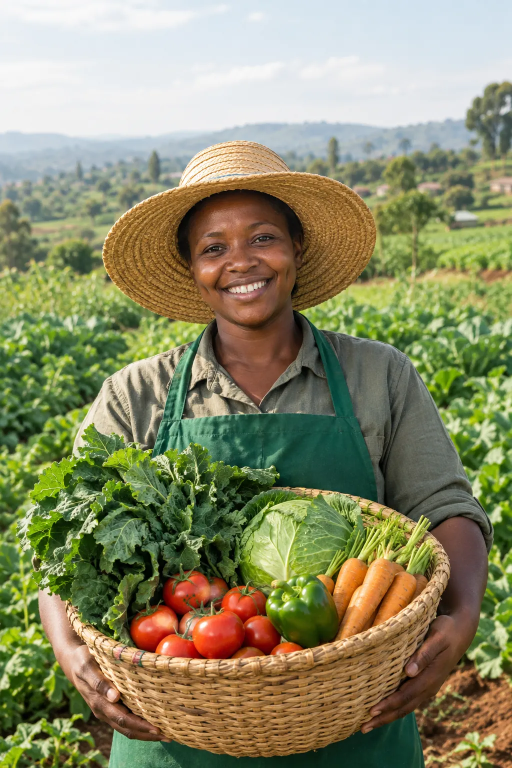
#> input picture apps/app/src/assets/img/photos/hero-welcome.webp, 1024 x 1536 px, given in place of raw-01.png, which was not available (shown at 1/2 size)
$ python slice_assets.py
#> lines starting #> are read from the running program, lines starting #| are printed output that depends on the picture; pictures that were not available may be replaced by others from this repository, and a replacement may not be noted
"""
Slice the ChatGPT sheets in design/generated/ into app assets (apps/app/src/assets/img/).
Re-runnable: python design/slice_assets.py
"""
from collections import deque
from pathlib import Path

import numpy as np
from PIL import Image, ImageFilter

ROOT = Path(__file__).resolve().parent
SRC = ROOT / 'generated'
OUT = ROOT.parent / 'apps' / 'app' / 'src' / 'assets' / 'img'
STORE = ROOT / 'store'
for d in ['categories', 'roles', 'banners', 'produce', 'farmers', 'farms', 'badges', 'patterns', 'photos']:
    (OUT / d).mkdir(parents=True, exist_ok=True)
STORE.mkdir(exist_ok=True)


def load(n):
#> called with n = 1
    return Image.open(SRC / f'raw-{n:02d}.png').convert('RGB')
#> returned value is the input picture: PIL image 1024x1536 RGB; mean R, G, B 139.1, 138.4, 102.8


def save_webp(im, path, size=None, q=82):
    if size:
        im = im.copy()
        im.thumbnail(size, Image.LANCZOS)
    im.save(path, 'WEBP', quality=q, method=6)


# ─── helpers ────────────────────────────────────────────────────


def bands(mask_1d, min_len):
    """Runs of True in a 1D boolean array, as (start, end) with end exclusive."""
    runs, start = [], None
    for i, v in enumerate(mask_1d):
        if v and start is None:
            start = i
        elif not v and start is not None:
            if i - start >= min_len:
                runs.append((start, i))
            start = None
    if start is not None and len(mask_1d) - start >= min_len:
        runs.append((start, len(mask_1d)))
    return runs


def content_bbox(arr, bg, tol=18):
    """Bounding box of pixels that differ from the background colour."""
    diff = np.abs(arr.astype(int) - np.array(bg)[None, None, :]).max(axis=2)
    ys, xs = np.where(diff > tol)
    if len(xs) == 0:
        return None
    return xs.min(), ys.min(), xs.max() + 1, ys.max() + 1


def cut_out(im, bg, tol=22, soft=10):
    """Remove a flat background by flood fill from the edges, with a soft alpha edge."""
    arr = np.asarray(im).astype(int)
    h, w, _ = arr.shape
    dist = np.abs(arr - np.array(bg)[None, None, :]).max(axis=2)
    bgmask = np.zeros((h, w), bool)
    q = deque()
    for x in range(w):
        for y in (0, h - 1):
            if dist[y, x] <= tol and not bgmask[y, x]:
                bgmask[y, x] = True
                q.append((y, x))
    for y in range(h):
        for x in (0, w - 1):
            if dist[y, x] <= tol and not bgmask[y, x]:
                bgmask[y, x] = True
                q.append((y, x))
    while q:
        y, x = q.popleft()
        for ny, nx in ((y + 1, x), (y - 1, x), (y, x + 1), (y, x - 1)):
            if 0 <= ny < h and 0 <= nx < w and not bgmask[ny, nx] and dist[ny, nx] <= tol:
                bgmask[ny, nx] = True
                q.append((ny, nx))
    # Soft shadows: pixels near the background colour but reached by the fill become partly transparent.
    alpha = np.where(bgmask, 0, 255).astype(np.uint8)
    a = Image.fromarray(alpha).filter(ImageFilter.GaussianBlur(1.2))
    # Keep a faint contact shadow: background pixels that are darker than bg get alpha by darkness.
    lum_bg = sum(bg) / 3
    lum = arr.mean(axis=2)
    shadow = np.clip((lum_bg - lum) * 4, 0, 90).astype(np.uint8)
    a = np.maximum(np.asarray(a), np.where(bgmask, shadow, 0).astype(np.uint8))
    rgba = np.dstack([np.asarray(im), a]).astype(np.uint8)
    return Image.fromarray(rgba, 'RGBA')


def square_pad(im, pad_ratio=0.06):
    w, h = im.size
    side = int(max(w, h) * (1 + pad_ratio * 2))
    out = Image.new('RGBA', (side, side), (0, 0, 0, 0))
    out.paste(im, ((side - w) // 2, (side - h) // 2), im)
    return out


def clean_edges(im, bgc, tol=28, max_share=0.04):
    """Paint out small fragments of neighbouring cells that touch the crop's edge."""
    from scipy import ndimage

    arr = np.asarray(im).copy()
    diff = np.abs(arr.astype(int) - np.array(bgc)[None, None, :]).max(axis=2) > tol
    labels, n = ndimage.label(diff)
    h, w = diff.shape
    edge = set(np.unique(np.concatenate([labels[0], labels[-1], labels[:, 0], labels[:, -1]]))) - {0}
    sizes = ndimage.sum(diff, labels, range(1, n + 1))
    for lab in edge:
        if sizes[lab - 1] < max_share * h * w:
            m = ndimage.binary_dilation(labels == lab, iterations=3)
            arr[m] = bgc
    return Image.fromarray(arr)


def grid_cells(im, cols, rows, box=None):
    x0, y0, x1, y1 = box or (0, 0, im.width, im.height)
    cw, ch = (x1 - x0) / cols, (y1 - y0) / rows
    for r in range(rows):
        for c in range(cols):
            yield r, c, (int(x0 + c * cw), int(y0 + r * ch), int(x0 + (c + 1) * cw), int(y0 + (r + 1) * ch))


def spot_art(sheet, cols, rows, names, bg, folder, tol=22, size=512):
    """Illustrations on a flat background: crop each cell to its content, cut out, square, save."""
#> called with cols = 4, rows = 2, bg = (255, 255, 255), folder = 'categories', tol = 14, size = 512
    for (r, c, box), name in zip(grid_cells(sheet, cols, rows), names):
        cell = sheet.crop(box)
        arr = np.asarray(cell)
        bb = content_bbox(arr, bg, tol=tol)
        m = 6
        bb = (max(bb[0] - m, 0), max(bb[1] - m, 0), min(bb[2] + m, cell.width), min(bb[3] + m, cell.height))
        art = cut_out(cell.crop(bb), bg, tol=tol)
        art = square_pad(art)
        art.thumbnail((size, size), Image.LANCZOS)
        art.save(OUT / folder / f'{name}.webp', 'WEBP', quality=88, method=6)
        print('art', folder, name, art.size)
#> this loop made 8 passes
#> (r, c, box, name) on passes 1 to 8: (0, 0, (0, 0, 256, 768), 'vegetables'), (0, 1, (256, 0, 512, 768), 'fruits'), (0, 2, (512, 0, 768, 768), 'meat-poultry'), (0, 3, (768, 0, 1024, 768), 'dairy'), (1, 0, (0, 768, 256, 1536), 'grains-staples'), (1, 1, (256, 768, 512, 1536), 'value-added'), (1, 2, (512, 768, 768, 1536), 'natural-fertilizers'), (1, 3, (768, 768, 1024, 1536), 'all')
#| art categories vegetables (512, 512)
#| art categories fruits (512, 512)
#| art categories meat-poultry (512, 512)
#| art categories dairy (512, 512)
#| art categories grains-staples (512, 512)
#| art categories value-added (512, 512)
#| art categories natural-fertilizers (512, 512)
#| art categories all (512, 512)
#> pass 1, in content_bbox, `diff = np.abs(arr.astype(int) - np.array(bg)[None, None, :]).max(axis=2)`:
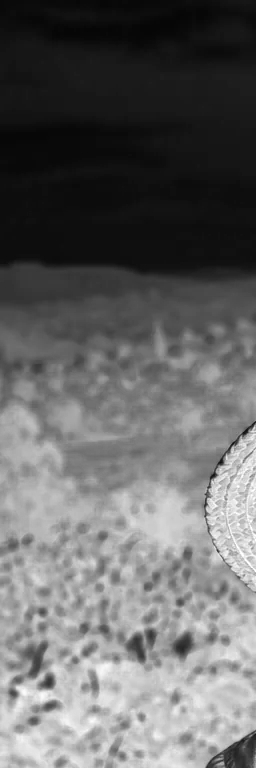
#> diff: shape (768, 256) int64; min 6, max 255, mean 101.8
#> pass 1, in cut_out, `a = Image.fromarray(alpha).filter(ImageFilter.GaussianBlur(1.2))`:
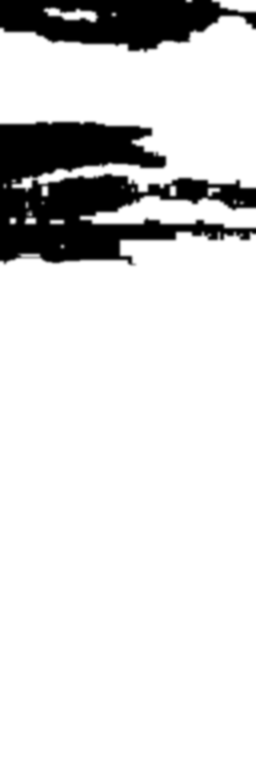
#> a: PIL image 256x768 L; min 0, max 255, mean 217.6


def photo_panels(im, axis, white=246, min_gap=4, min_len=80):
    """Split a sheet of photos on white gutters along an axis (0 = rows, 1 = columns)."""
    arr = np.asarray(im.convert('L'))
    line_is_white = (arr > white).mean(axis=1 - axis) > 0.97
    return bands(~line_is_white, min_len)


# ─── Batch 1: categories (4 x 2 on white) ──────────────────────
spot_art(
    load(1), 4, 2,
    ['vegetables', 'fruits', 'meat-poultry', 'dairy', 'grains-staples', 'value-added', 'natural-fertilizers', 'all'],
    (255, 255, 255), 'categories', tol=14,
)

# ─── Batch 2: roles (2 x 2 on pale green) ──────────────────────
roles = load(2)
#> call 2 of load, with n = 2
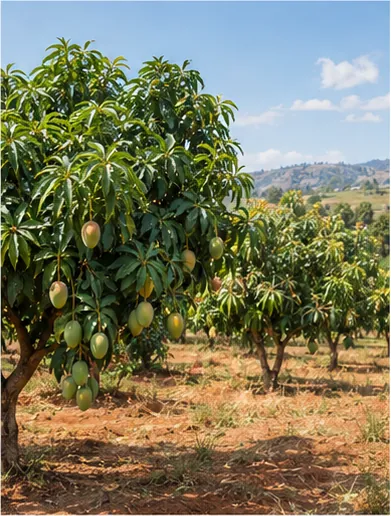
#> input picture apps/app/src/assets/img/farms/orchard.webp, 391 x 516 px, given in place of raw-02.png, which was not available
#> in load, returned value is the input picture: PIL image 391x516 RGB; mean R, G, B 122.5, 121.1, 94.3
bg = tuple(int(v) for v in np.asarray(roles)[5, 5])
#> bg = (156, 194, 229)
spot_art(roles, 2, 2, ['hotel', 'farmer', 'youth', 'household'], bg, 'roles', tol=16)
#> call 2 of spot_art, with cols = 2, rows = 2, bg = (156, 194, 229), folder = 'roles', tol = 16, size = 512
#> the loop in spot_art (call 2), `for (r, c, box), name in zip(grid_cells(sheet, cols, rows), names):` made 4 passes
#> (r, c, box, name, bb) on passes 2 to 4: (0, 1, (195, 0, 391, 258), 'farmer', (0, 0, 196, 258)), (1, 0, (0, 258, 195, 516), 'youth', (0, 0, 195, 258)), (1, 1, (195, 258, 391, 516), 'household', (0, 0, 196, 258))
#> (r, c, name, bb) on pass 1: (0, 0, 'hotel', (0, 0, 195, 258))
#| art roles hotel (288, 288)
#| art roles farmer (288, 288)
#| art roles youth (288, 288)
#| art roles household (288, 288)
#> pass 1, in content_bbox (call 9), `diff = np.abs(arr.astype(int) - np.array(bg)[None, None, :]).max(axis=2)`:
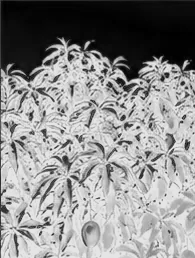
#> diff: shape (258, 195) int64; min 0, max 229, mean 141.7
#> pass 1, in cut_out (call 9), `a = Image.fromarray(alpha).filter(ImageFilter.GaussianBlur(1.2))`:
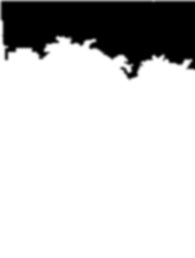
#> a: PIL image 195x258 L; min 0, max 255, mean 203.2
#> after the loop in spot_art (call 2), `for (r, c, box), name in zip(grid_cells(sheet, cols, rows), names):`:
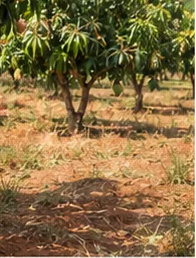
#> arr: shape (258, 196, 3); mean R, G, B 136.3, 111.4, 67.7
#> after the loop in spot_art (call 2), `for (r, c, box), name in zip(grid_cells(sheet, cols, rows), names):`:
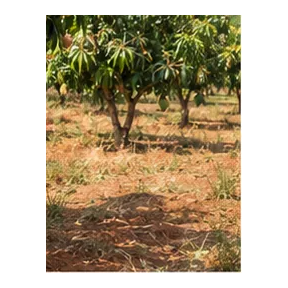
#> art: PIL image 288x288 RGBA; mean R, G, B, A 83.1, 67.9, 41.2, 155.5; transparent parts drawn white

# ─── Batch 3: welcome hero ─────────────────────────────────────
save_webp(load(3), OUT / 'photos' / 'hero-welcome.webp', (1024, 1536), q=80)

# ─── Batch 4: banners (three stacked photos) ───────────────────
ban = load(4)
#> (the run stopped early here; a loop or call above may not have finished)
